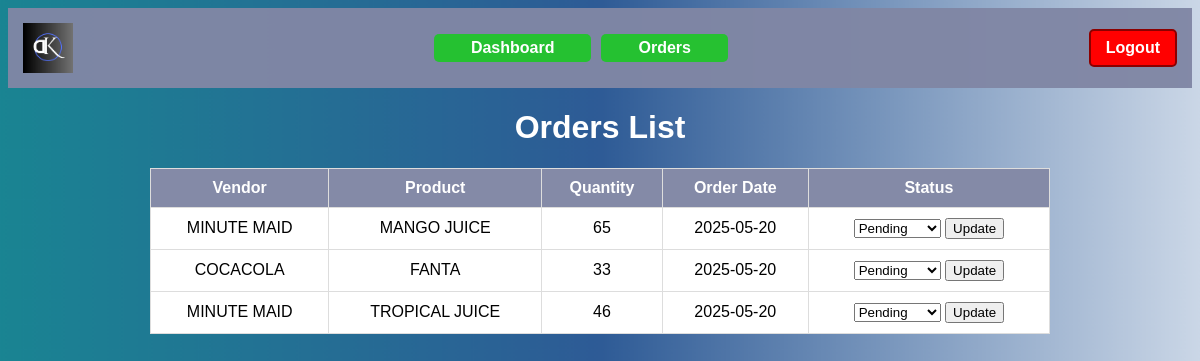
Screenshot of /orderslist.php with the database file from the repository.
### tables this page shows
CREATE TABLE `orders` (
  `id` int(11) NOT NULL,
  `vendor` varchar(100) NOT NULL,
  `product_name` varchar(100) NOT NULL,
  `quantity` int(11) NOT NULL,
  `order_date` date NOT NULL,
  `status` varchar(20) NOT NULL DEFAULT 'Pending'
);

### orderslist.php (the view, shortened to what this page needs)
<?php
require 'connect.php';
$user_role = $_SESSION['role'] ?? 'guest';
function getNavbar($role, $current_page) {
    $nav = '<nav class="navbar">';
    $nav .= '<img src="logo.png" alt="Logo">';
    $nav .= '<div class="center-nav">';
    $nav .= '<div class="nav-link-container">';
    $nav .= '<a href="dashboard.php"' . ($current_page == 'dashboard.php' ? ' class="active"' : '') . '>Dashboard</a>';
    $nav .= '</div>';
    $nav .= '<div class="nav-link-container">';
    $nav .= '<a href="orders.php"' . ($current_page == 'orders.php' ? ' class="active"' : '') . '>Orders</a>';
    $nav .= '</div>';
    $nav .= '</div>';
    $nav .= '<a href="logout.php" class="logout">Logout</a>';
    $nav .= '</nav>';
    return $nav;
}
$orders_result = $conn->query("SELECT id, vendor, product_name, quantity, order_date, status FROM orders WHERE status != 'Completed'");
$current_page = basename($_SERVER['PHP_SELF']);
?>
<!DOCTYPE html>
<html lang="en">
<head>
</head>
<body>
    <?= getNavbar($user_role, $current_page); ?>
    <div class="container">
        <h1>Orders List</h1>
        <table>
            <tr>
                <th>Vendor</th>
                <th>Product</th>
                <th>Quantity</th>
                <th>Order Date</th>
                <th>Status</th>
            </tr>
            <?php if ($orders_result && $orders_result->num_rows > 0): ?>
                <?php while ($order = $orders_result->fetch_assoc()): ?>
                    <tr>
                        <td><?= htmlspecialchars($order['vendor']); ?></td>
                        <td><?= htmlspecialchars($order['product_name']); ?></td>
                        <td><?= htmlspecialchars($order['quantity']); ?></td>
                        <td><?= htmlspecialchars($order['order_date']); ?></td>
                        <td>
                            <form method="POST">
                                <select name="status">
                                    <option value="Pending" <?= $order['status'] == 'Pending' ? 'selected' : ''; ?>>Pending</option>
                                </select>
                                <button type="submit" name="update_status">Update</button>
                            </form>
                        </td>
                    </tr>
                <?php endwhile; ?>
            <?php else: ?>
                <tr><td colspan="5">No pending orders</td></tr>
            <?php endif; ?>
        </table>
    </div>
</body>
</html>

### orderslist.php (style rules this page uses)
body { background: url('background2.png') no-repeat center center fixed; background-size: cover; font-family: Arial, sans-serif; color: #fff; }
.navbar { background-color: rgba(128, 135, 165, 0.97); padding: 15px; display: flex; align-items: center; justify-content: space-between; }
.navbar img { width: 50px; height: auto; }
.center-nav { display: flex; justify-content: center; flex-grow: 1; align-items: center; }
.center-nav a { margin: 0 15px; text-decoration: none; color: white; font-weight: bold; padding: 8px 12px; border-radius: 5px; }
.nav-link-container { background-color: rgba(0, 218, 0, 0.7); padding: 5px 10px; border-radius: 5px; margin: 0 5px; }
.logout { text-decoration: none; background-color: red; color: white; padding: 8px 15px; border-radius: 5px; font-weight: bold; border: 2px solid darkred; }
.container { margin: 20px auto; max-width: 900px; text-align: center; }
table { width: 100%; border-collapse: collapse; margin-top: 20px; background: white; color: black; }
th, td { padding: 10px; border: 1px solid #ddd; text-align: center; }
th { background: rgba(128, 135, 165, 0.97); color: white; }

### rows the page displays
orders: vendor "MINUTE MAID", product_name "MANGO JUICE", quantity "65", order_date "2025-05-20", status "Pending"
orders: vendor "COCACOLA", product_name "FANTA", quantity "33", order_date "2025-05-20", status "Pending"
orders: vendor "MINUTE MAID", product_name "TROPICAL JUICE", quantity "46", order_date "2025-05-20", status "Pending"
